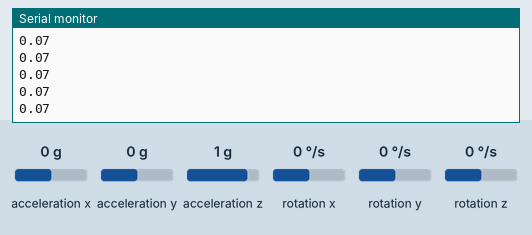
Recording of a sketch running on a simulated Arduino Uno, built with avr-gcc and run on an emulated ATmega328P. On the bench: the last lines printed to the serial monitor. Wiring (inferred from the names in the program): ADXL345 accelerometer at I2C address 0x53; ITG-3200 gyroscope at I2C address 0x68. The inputs (shaded band) are chosen by the test bench; at power-on: acceleration y 0 g, acceleration x 0 g, acceleration z 1 g, rotation y 0 °/s, rotation x 0 °/s, rotation z 0 °/s.

Above: at 3.0 s.
3.1 s: acceleration y set to -1.4 g
At 3.8 s:
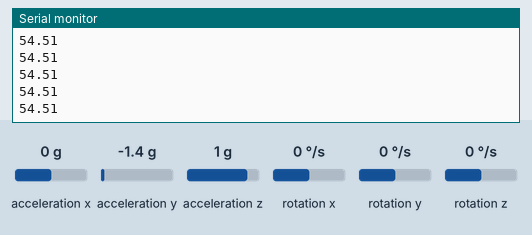
4.6 s: acceleration x set to -1.4 g
At 5.2 s:
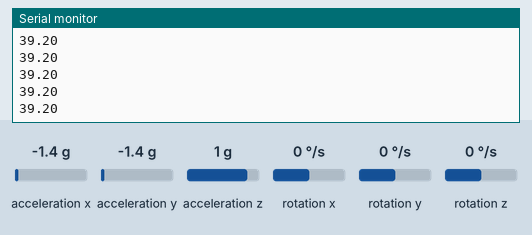
6.1 s: acceleration z set to -1.4 g
At 6.8 s:
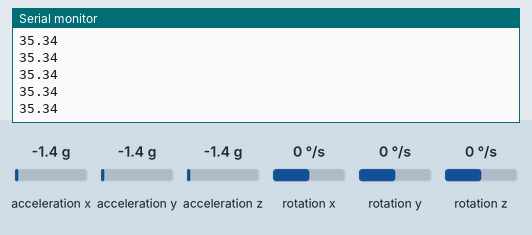
7.6 s: rotation y set to -192 °/s
Timing chart, 0 to 10.1 s (numbered marks = the images above; inputs shaded):
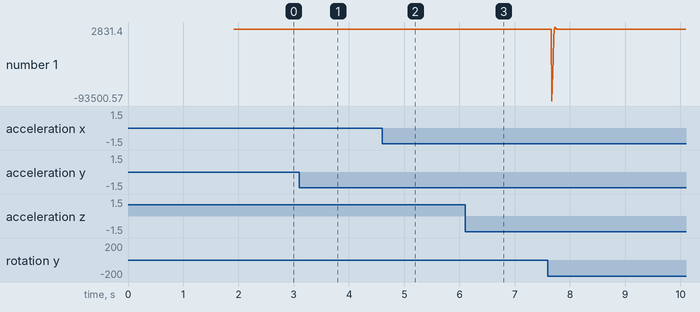

Measured:
- after the input at 3.1 s, the serial monitor: prints a new line after 0.07 s (image 1)
- after the input at 4.6 s, the serial monitor: prints a new line after 0.07 s (image 2)
- after the input at 6.1 s, the serial monitor: prints a new line after 0.07 s (image 3)
- plotted number 1: 0.07 → 54.51 after the input at 3.1 s, 54.51 → 39.2 after the input at 4.6 s, 39.2 → 35.34 after the input at 6.1 s, 35.34 → 3 after the input at 7.6 s

The sketch:

Kalman_Filter_IMU.ino
```cpp
#include <Wire.h>
#include <FreeSixIMU.h>
#include <FIMU_ADXL345.h>
#include <FIMU_ITG3200.h>
#include <Kalman.h>

FreeSixIMU IMU = FreeSixIMU();
Kalman kalman;

float rawIMUValues[6];
int zeroIMUAngle = 90;

const float GYRO_SCALE = 0.001009091;
const float ACC_SCALE = 0.1;

const float RADIAN_TO_DEGREE = float(180 / 3.14);

const int CALIBRATE_NUM_TIMES = 200;

unsigned long lastTime = 0;

double pitch = 0;

/* ====================================
 ================ SETUP ===============
 ====================================== */
void setup() {
  // Serial Connection
  Serial.begin(9600);

  // IMU Connection
  Wire.begin();

  // Begin the IMU
  delay(5);
  IMU.init();
  delay(5);
}

void loop() {
  updateIMU();

  pitch = kalman.getAngle(double(getAccY()), double(getGyroYRate()), double((micros() - lastTime) / 1000)) - zeroIMUAngle;
  Serial.println(pitch);
  lastTime = micros();
}

/* ====================================
 ====== GET PROCESSED IMU VALUES ======
 ====================================== */
void updateIMU() {
  IMU.getValues(rawIMUValues);
  getGyroYRate();
  getAccY();
}

float getGyroYRate() {
  // (gyroAdc-gyroZero)/Sensitivity (In quids) - Sensitivity = 0.00333/3.3=0.001009091
  // (gyroAdc - gyroZero) * scale
  float rateY = (getRawGyroY() / GYRO_SCALE);
  //        Serial.print(rateY); Serial.print('\t');
  return rateY;
}

float getAccY() {
  float accXval = getRawAccX() / ACC_SCALE;
  float accYval = getRawAccY() / ACC_SCALE;
  accYval--; //-1g when lying down
  float accZval = getRawAccZ() / ACC_SCALE;

  float R = sqrt(pow(accXval, 2) + pow(accYval, 2) + pow(accZval, 2)); // Calculate the length of force vector
  float angleY = acos(accYval / R) * RADIAN_TO_DEGREE	;

  //        Serial.print(angleY); Serial.print('\n');
  return angleY;
}

/* ====================================
 ========= GET RAW IMU VALUES =========
 ====================================== */
 float getRawGyroY() {
  return rawIMUValues[4];
}

float getRawAccX() {
  return rawIMUValues[0];
}

float getRawAccY() {
  return rawIMUValues[1];
}

float getRawAccZ() {
  return rawIMUValues[2];
}

void printRawIMUValues() {
  Serial.print(rawIMUValues[0]); Serial.print('\t');
  Serial.print(rawIMUValues[1]); Serial.print('\t');
  Serial.print(rawIMUValues[2]); Serial.print('\t');
  Serial.print(rawIMUValues[3]); Serial.print('\n');
}
```
